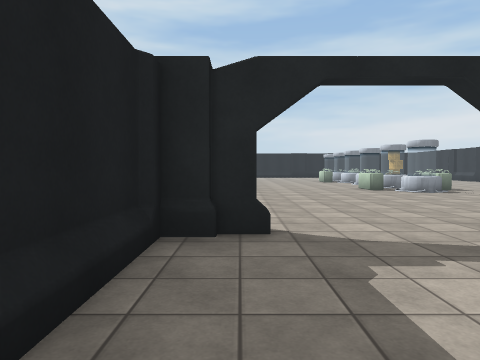
[1] (above)

19 first-person views from a walk through a Unity game level. The camera is 1.3 m above the floor, tilts 2° down and sees 70° across. The floor is counted in squares, 2 m on a side. Each view is taken from the middle of a square. On the plan, view 1 faces up. The plan holds only what a view shows up to about 10 squares ahead; the rest is blank. The place goes on beyond the plan. Some animated figures are not drawn. Door leaves are left out, so doorways stand open. Surface patterns are stand-ins for the level's own textures.

[2]
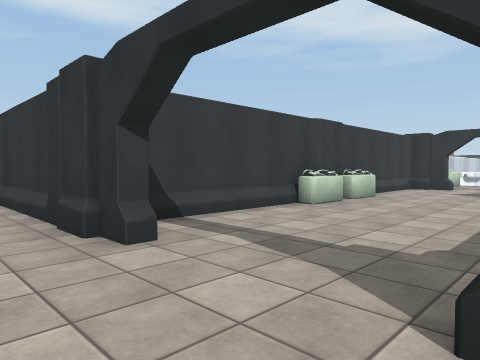

[3]
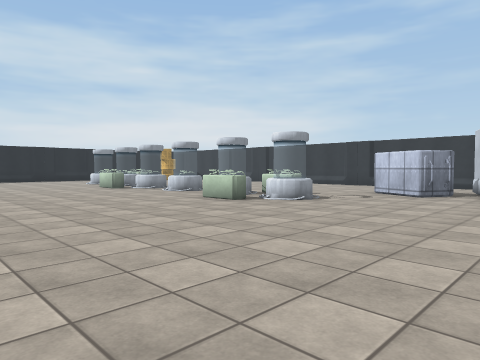

[4]
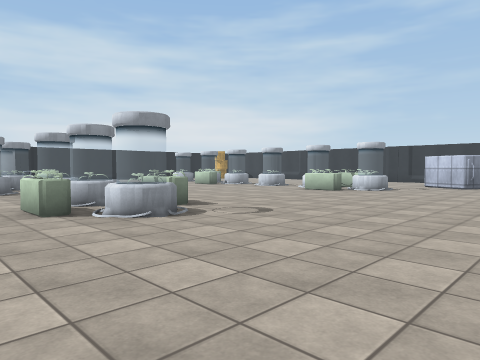

[5]
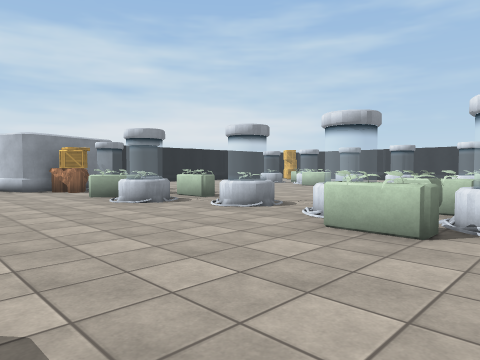

[6]
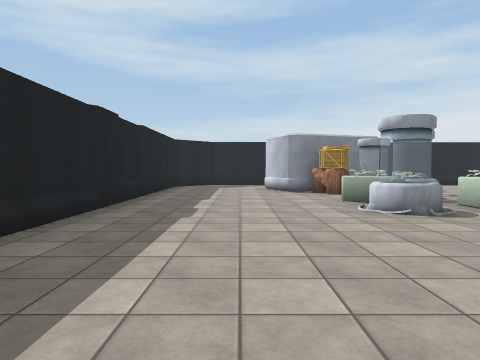

[7]
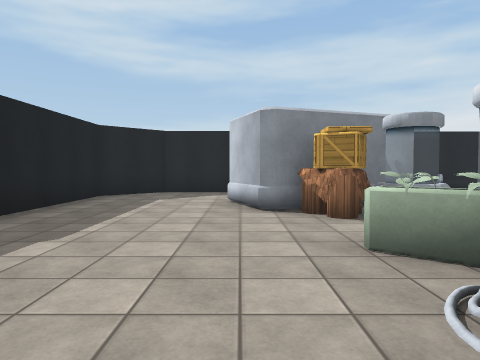

[8]
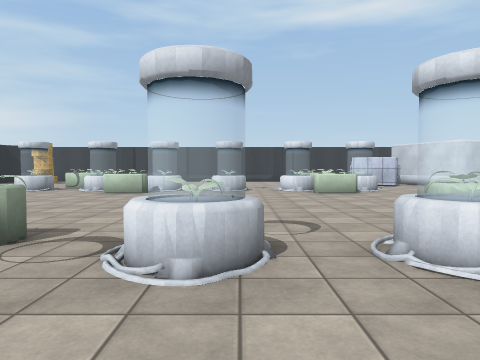

[9]
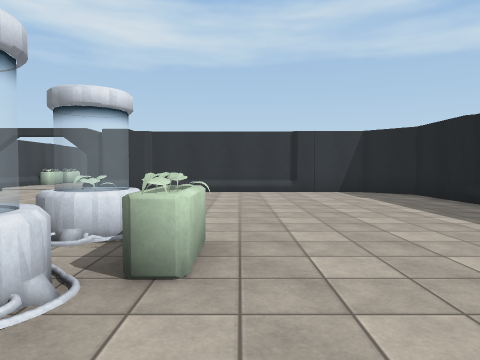

[10]
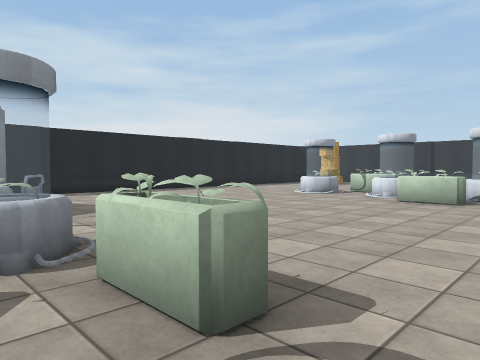

[11]
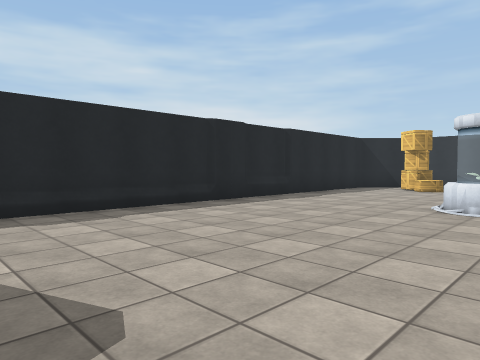

[12]
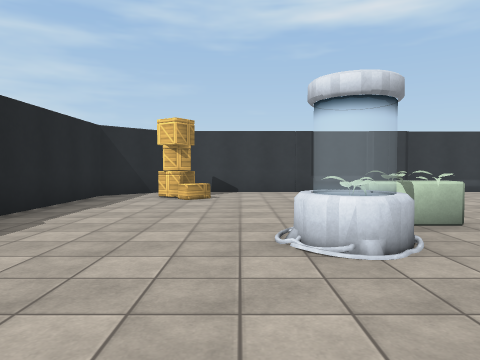

[13]
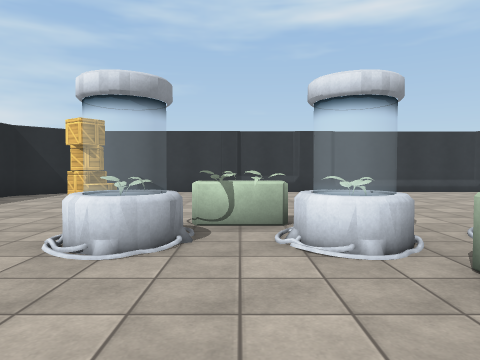

[14]
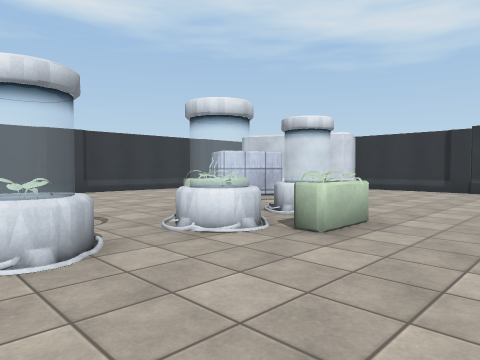

[15]
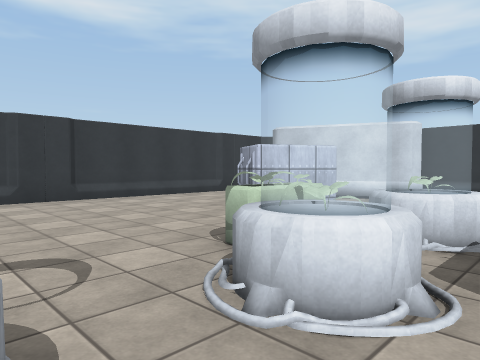

[16]
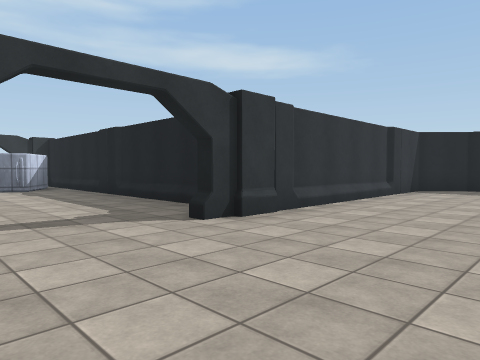

[17]
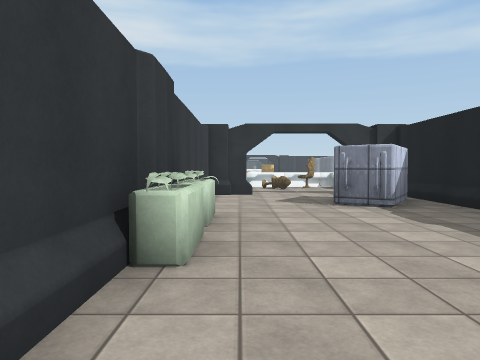

[18]
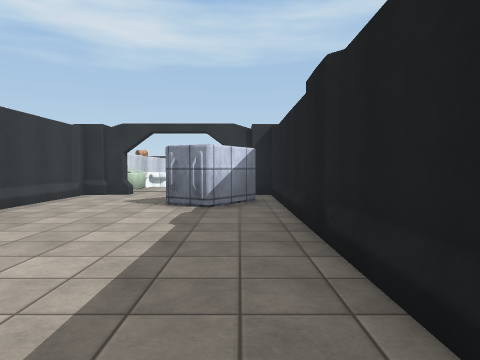

[19]
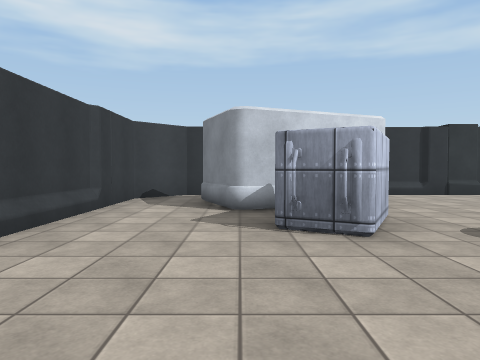

### Floor plan
Points are (right, up) in squares from view 1. A wall is a line through its corners. A room is listed if a view was taken in it or the views show most of it. See-through windows are left out.
Room 1 (views 1, 17, 18)
walls: (3.9, -0.5) (3.9, 2.9); (0.2, 3.2) (-0.9, 3.2) (-0.9, -6.2); (0.2, 3.4) (-0.3, 3.1); (0.2, 3.4) (-0.3, 3.2); (2.6, -6.2) (3.9, -6.2) (3.9, -2.4)
ways out: open door at (1.5, 3.5) to room 2; open door at (1.5, -6.5)
objects: container (0, -5) to (1, -4); other object (4, -2); other object (4, -1)
Room 2 (views 2, 3, 4, 5, 6, 7, 8, 9, 10, 11, 12, 13, 14, 15, 16, 19)
walls: (11.4, 10.4) (11.2, 11); (11.4, 17.9) (11.2, 18.5); (4, 3.9) (4.7, 3.6); (2.8, 3.6) (3.3, 3.8); (2.8, 3.6) (7.8, 3.6); (-5.2, 23.4) (-6.9, 23.4) (-8.3, 22) (-8.3, 13.1); (-8.3, 7) (-8.3, 4.7) (-7.2, 3.6) (0.2, 3.6); (9.9, 3.6) (10.2, 3.6) (11.4, 4.8) (11.4, 21.9) (9.9, 23.4) (-1.2, 23.4)
ways out: open door at (1.5, 3.5) to room 1
objects: other object (-5, 20) to (-3, 21); other object (-4, 10) to (-3, 10); other object (-4, 15) to (-3, 15); other object (-4, 16) to (-3, 17); barrel (-4, 19) to (-3, 19); other object (-3, 9) to (-2, 9); other object (-3, 11) to (-2, 12); other object (-3, 13) to (-2, 14); other object (-3, 17) to (-2, 17); other object (-2, 10); other object (-2, 15) to (-2, 16); other object (-2, 19); barrier (-2, 20); other object (4, 10) to (4, 11); other object (4, 16); other object (5, 9) to (5, 10); other object (5, 11) to (5, 12); other object (5, 13) to (5, 14); other object (5, 15) to (5, 16); other object (5, 17); other object (5, 19); other object (6, 10) to (6, 11); other object (6, 18); other object (7, 4) to (9, 7); container (7, 7) to (8, 9); box (9, 21); box (10, 21) to (10, 22)

Where each view was taken, in squares from view 1:
view 1: 0 up, 0 right, facing up
view 2: 5 up, 0 right, facing down-right
view 3: 5 up, 1 left, facing up-right
view 4: 5 up, 5 left, facing up-right
view 5: 9 up, 7 left, facing up-right
view 6: 10 up, 6 left, facing up
view 7: 14 up, 5 left, facing up
view 8: 13 up, 5 left, facing right
view 9: 13 up, 4 left, facing down
view 10: 14 up, 3 left, facing up-right
view 11: 18 up, 1 left, facing up-right
view 12: 20 up, 2 right, facing right
view 13: 18 up, 2 right, facing right
view 14: 14 up, 2 right, facing down-right
view 15: 13 up, 4 right, facing down-right
view 16: 7 up, 3 right, facing down-left
view 17: 2 up, 3 right, facing down
view 18: 2 up, 0 right, facing down
view 19: 12 up, 9 right, facing down
